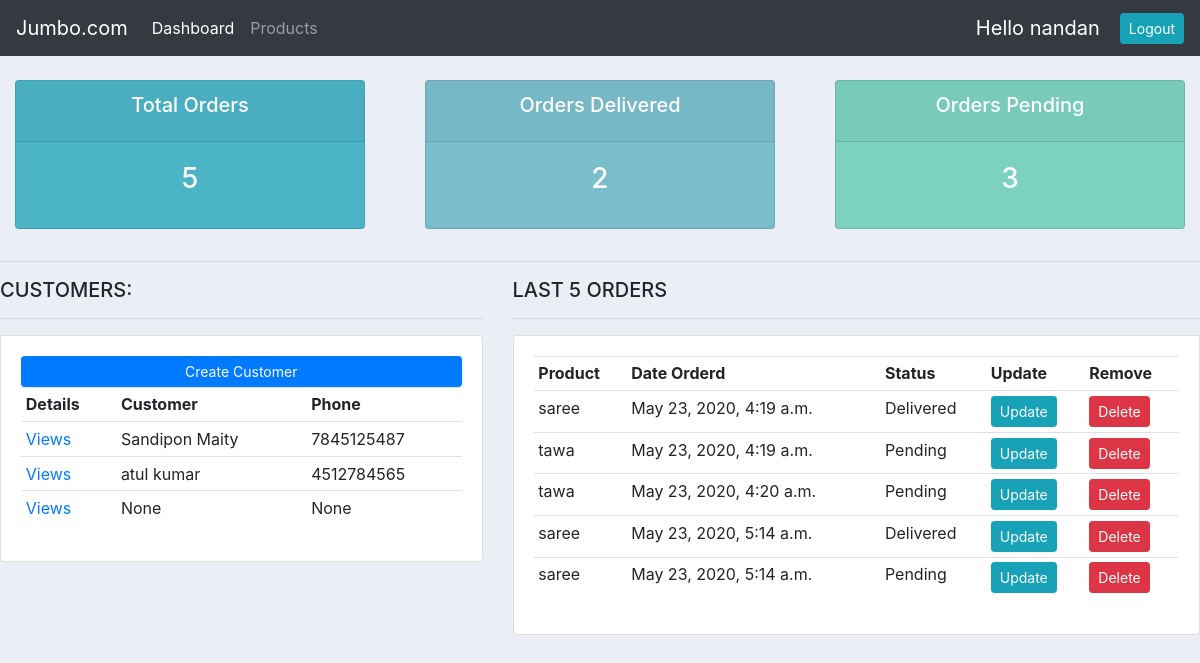
The app's page / (signed in) with its own data.
### accounts/models.py (models this page shows, shortened)
class Customer(models.Model):
	user=models.OneToOneField(User,null=True,on_delete=models.CASCADE)
	name=models.CharField(max_length=30,null=True)
	email=models.CharField(max_length=30,null=True)
	phone=models.CharField(max_length=30,null=True)
	date=models.DateTimeField(auto_now_add=True,null=True)
	image=models.ImageField(default='cart2.jpeg',null=True)

class Order(models.Model):
		STATUS=(('Delivered','Delivered'),('Pending','Pending'),('Out Of Delivery','Out of Delivery'))
		customer=models.ForeignKey(Customer,null=True,on_delete=models.SET_NULL)
		product=models.ForeignKey(Product,null=True,on_delete=models.SET_NULL)
		status=models.CharField(max_length=30,null=True,choices=STATUS)
		date=models.DateTimeField(auto_now_add=True,null=True)

class Product(models.Model):
	CATEGORY=(('Indoor','Indoor'),('Out Door','Out Door'))
	name=models.CharField(max_length=30,null=True)
	price=models.FloatField(null=True)
	category=models.CharField(max_length=30,null=True,choices=CATEGORY)
	description=models.CharField(max_length=30,null=True,blank=True)
	tags=models.ManyToManyField(Product_Type)
	date=models.DateTimeField(auto_now_add=True,null=True)
	def __str__(self):
		return self.name

### accounts/decorators.py (the view)
	def wrapper_func(request,*args,**kwargs):
		group=None
		if request.user.groups.exists():
				group=request.user.groups.all()[0].name
		if group == 'admin':
			return view_func(request,*args,**kwargs)
		if group == 'customer':
			return redirect("user")

### accounts/views.py (called while the page is built)
@login_required(login_url='login')
@admin_only
def home(request):
	customer=Customer.objects.all()
	order=Order.objects.all()
	total_order=order.count()
	delivered=Order.objects.filter(status='Delivered').count()
	pending=Order.objects.filter(status='Pending').count()
	context={
	'customers':customer,
	'products':order,
	'order_delivered':delivered,
	'order_pending':pending,
	'total_order':total_order
	}
	return render(request,'home.html',context)

### accounts/templates/home.html
{% extends 'base.html' %}
{% block content %}
{% include "status.html" %}
<hr>
<div class="row">
	<div class="col-md-5">
		<h5>CUSTOMERS:</h5>
		<hr>
		<div class="card card-body">
			<a class="btn btn-primary  btn-sm btn-block" href="#">Create Customer</a>
			<table class="table table-sm">
				<tr>
					<th>Details</th>
					<th>Customer</th>
					<th>Phone</th>
				</tr>
				{% for customer in customers %}
				<tr>
					<td><a  href="{% url 'customer' customer.id %}">Views</a></td>
					<td>{{customer.name}}</td>
					<td>{{customer.phone}}</td>
				</tr>
				{% endfor %}
			</table>
		</div>
	</div>
	<div class="col-md-7">
		<h5>LAST 5 ORDERS</h5>
		<hr>
		<div class="card card-body">
			<table class="table table-sm">
				<tr>
					<th>Product</th>
					<th>Date Orderd</th>
					<th>Status</th>
					<th>Update</th>
					<th>Remove</th>
				</tr>
				{% for product in products %}
				<tr>
					<td>{{product.product}}</td>
					<td>{{product.date}}</td>
					<td>{{product.status}}</td>
					<td><a class="btn btn-sm btn-info" href="{% url 'updateorder' product.id %}">Update</a></td>
					<td><a class="btn btn-sm btn-danger" href="{% url 'deleteorder' product.id %}">Delete</a></td>
				</tr>
				{% endfor %}
			</table>
		</div>
	</div>
</div>
{% endblock content %}

### accounts/templates/base.html (shortened to what this page needs)
<!DOCTYPE html>
{% load static %}
<html>
<head>
	<link rel="stylesheet" href="https://stackpath.bootstrapcdn.com/bootstrap/4.4.1/css/bootstrap.min.css">
	<link rel="stylesheet" type="text/css" href="{% static 'css/style.css' %}">
</head>
<body>
{% include 'navbar.html' %}
{% block content %}
{% endblock content %}
</body>
</html>

### accounts/templates/navbar.html (shortened to what this page needs)
<nav class="navbar navbar-expand-lg navbar-dark bg-dark">
  <a class="navbar-brand" href="#">Jumbo.com</a>
  <div class="collapse navbar-collapse" id="navbarNavAltMarkup">
    <div class="navbar-nav">
     {% if request.user.is_staff %}
      <a class="nav-item nav-link active" href="#">Dashboard</a>
      <a class="nav-item nav-link" href="#">Products</a>
      {% else %}
      <a class="nav-item nav-link" href="{% url 'account_setting' %}">Settings</a>
      {% endif %}
    </div>
  </div>
  <span id="logout">Hello {{request.user}}</span>
  <span><a class="btn btn-sm btn-info" href="{% url 'logout' %}">Logout</a></span>
</nav>

### accounts/templates/status.html
<br>
<div class="row">
	<div class="col">
		<div class="col-md">
			<div class="card text-center text-white  mb-3" id="total-orders">
			  	<div class="card-header">
			  		<h5 class="card-title">Total Orders</h5>
			  	</div>
			  	<div class="card-body">
			    	<h3 class="card-title">{{total_order}}</h3>
			  	</div>
			</div>
		</div>
	</div>
	<div class="col">
		<div class="col-md">
			<div class="card text-center text-white  mb-3" id="orders-delivered">
			  	<div class="card-header">
			  		<h5 class="card-title">Orders Delivered</h5>
			  	</div>
			  	<div class="card-body">
			    	<h3 class="card-title">{{order_delivered}}</h3>
			  	</div>
			</div>
		</div>
	</div>
	<div class="col">
		<div class="col-md">
			<div class="card text-center text-white  mb-3" id="orders-pending">
			  	<div class="card-header">
			  		<h5 class="card-title">Orders Pending</h5>
			  	</div>
			  	<div class="card-body">
			    	<h3 class="card-title">{{order_pending}}</h3>
			  	</div>
			</div>
		</div>
	</div>
</div>

### static/css/style.css (style rules this page uses)
body { background-color: #ebeff5; }
#total-orders { background-color: #4cb4c7; }
#orders-delivered { background-color: #7abecc; }
#orders-pending { background-color: #7CD1C0; }

### accounts/templates/navbar.html (style rules this page uses)
#logout { font-size: 20px; margin-right: 20px; color:#fff; }

### records on screen
Customer: name "Sandipon Maity", phone "7845125487"
Customer: name "atul kumar", phone "4512784565"
Customer: name "None", phone "None"
Order: product "saree", date "May 23, 2020, 4:19 a.m.", status "Delivered"
Order: product "tawa", date "May 23, 2020, 4:19 a.m.", status "Pending"
Order: product "tawa", date "May 23, 2020, 4:20 a.m.", status "Pending"
Order: product "saree", date "May 23, 2020, 5:14 a.m.", status "Delivered"
Order: product "saree", date "May 23, 2020, 5:14 a.m.", status "Pending"

### other values on screen
{{ request.user }} "nandan"
{{ total_order }} "5"
{{ order_delivered }} "2"
{{ order_pending }} "3"
